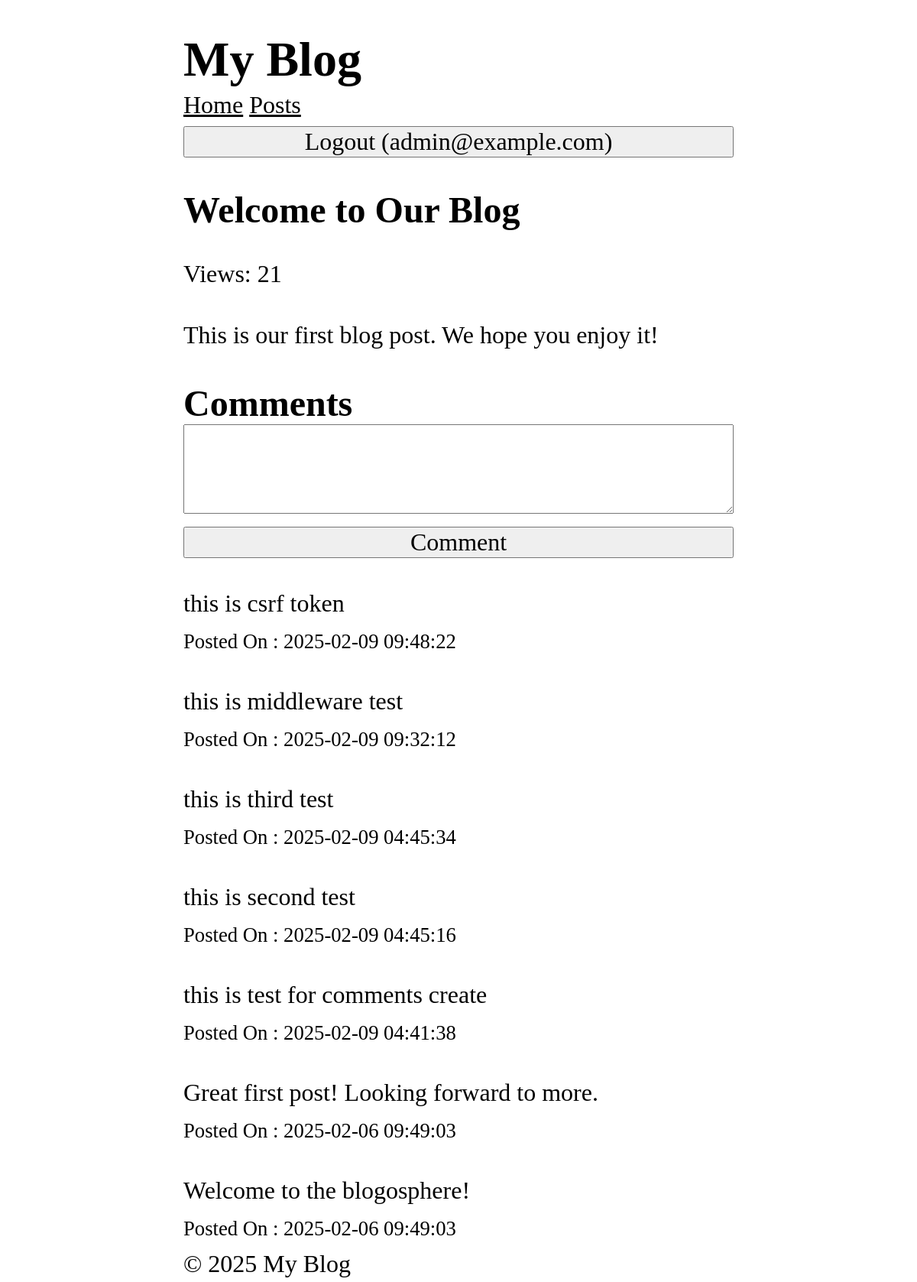
The app's page /posts/1 (signed in) with its own data.
### tables this page shows
CREATE TABLE users (
  id INTEGER PRIMARY KEY AUTOINCREMENT,
  name TEXT NOT NULL,
  email TEXT UNIQUE NOT NULL,
  password TEXT NOT NULL,
  role TEXT NOT NULL DEFAULT 'user',
  created_at DATETIME DEFAULT CURRENT_TIMESTAMP
);

CREATE TABLE posts (
  id INTEGER PRIMARY KEY AUTOINCREMENT,
  title TEXT NOT NULL,
  content TEXT NOT NULL,
  views INTEGER DEFAULT 0,
  user_id INTEGER NOT NULL,
  created_at DATETIME DEFAULT CURRENT_TIMESTAMP,
  FOREIGN KEY (user_id) REFERENCES users (id)
);

CREATE TABLE comments (
  id INTEGER PRIMARY KEY AUTOINCREMENT,
  content TEXT NOT NULL,
  user_id INTEGER NOT NULL,
  post_id INTEGER NOT NULL,
  created_at DATETIME DEFAULT CURRENT_TIMESTAMP,
  FOREIGN KEY (user_id) REFERENCES users (id),
  FOREIGN KEY (post_id) REFERENCES posts (id)
);

### core/View.php (called while the page is built, shortened)
<?php
class View
{
    protected static $globals = [];
    public static function share(string $key , mixed $value): void
    {
        static::$globals[$key] = $value;
    }
    public static function render(string $template , array $data = [], string $layout = null): string
    {
        $data = [...static::$globals , ...$data];
        $content = static::renderTemplate($template , $data);
        return static::renderLayout($layout , $data , $content);
    }
    protected static function renderTemplate(string $template , array $data): string
    {
        extract($data);
        $path = dirname(__DIR__) . "/app/Views/$template.php";
        require $path;
        return ob_get_clean();
    }
    protected static function renderLayout(?string $template , array $data , string $content): string
    {
        extract([...$data , 'content' => $content]);
        $path = dirname(__DIR__) . "/app/Views/$template.php";
        require $path;
        return ob_get_clean();
    }
}

### app/Controller/PostController.php (called while the page is built, shortened)
<?php
class PostController
{
    public function show($id)
    {
        $posts = Post::find($id);
        $comments = Comment::forPost($id);
        return View::render(template:'post/show' ,
        data: ['post' => $posts , 'comments' => $comments],
        layout:'layouts/main');
    }
}

### core/Router.php (called while the page is built, shortened)
<?php
class Router
{
    protected array $routes = [];
    protected array $globalMiddleware = [];
    protected array $routeMiddleware = [];
    public function add(string $method , string $uri , string $controller , array $middlewares = []): void
    {
        $this->routes[] = [
            'method' => $method,
            'uri' => $uri,
            'controller' => $controller ,
            'middlewares' => $middlewares
        ];
    }
    public function addGlobalMiddleware(string $middleware): void
    {
        $this->globalMiddleware[] = $middleware;
    }
    public function addRouteMiddleware(string $name , string $middleware): void
    {
        $this->routeMiddleware[$name] = $middleware;
    }
    public function dispatch(string $uri , string $method): string
    {
        $route = $this->findRoute($uri , $method);
        $middlewares = [
            ...$this->globalMiddleware,
            ...array_map(fn($name) => $this->routeMiddleware[$name] , $route['middlewares'])
        ];
        return $this->runMiddleware($middlewares ,
        function() use ($route) {
            [$controller , $action] = explode('@' , $route['controller']);
        return $this->callAction($controller , $action , $route['params']);
        });
    }
    protected function runMiddleware(array $middlewares ,callable $target): mixed
    {
        $next = $target;
        foreach(array_reverse($middlewares) as $middleware)
        {
            $next = fn()=>(new $middleware)->handle($next);
        }
        return $next();
    }
    protected function findRoute(string $uri , string $method): ?array
    {
        foreach($this->routes as $route)
        {
            $params = $this->matchRoute($route['uri'] , $uri);
            if($params !== null && $route['method'] === $method)
            {
                return [...$route ,'params' => $params];
            }
        }
        return null;
    }
    protected function matchRoute(string $routeUri , string $requestUri):?array
    {
        $routeSegaments = explode('/' , trim($routeUri , '/'));
        $requestSegaments = explode('/' , trim($requestUri , '/'));
        if(count($routeSegaments) !== count($requestSegaments)){
            return null;
        }
        $params = [];
        foreach($routeSegaments as $index => $routeSegament)
        {
            if(str_starts_with($routeSegament , '{') && str_ends_with($routeSegament , '}'))
            {
                $params[trim($routeSegament , '{}')] = $requestSegaments[$index];
            }elseif($routeSegament !== $requestSegaments[$index])
            {
                return null;
            }
        }
        return $params;
    }
    protected function callAction(string $controller ,string $action , array $params): string
    {
       return (new $controllerClass)->$action(...$params);
    }
}

### app/Middlewares/CSRF.php (called while the page is built, shortened)
<?php
class CSRF implements Middleware
{
    public function handle(callable $next)
    {
        return $next();
    }
}

### app/Middlewares/View.php (called while the page is built, shortened)
<?php
class View implements Middleware
{
    public function handle(callable $next)
    {
        CoreView::share('user', Auth::user());
        return $next();
    }
}

### core/Database.php (called while the page is built, shortened)
<?php
class Database {
  protected $pdo;
  public function __construct(array $config) {
    try {
      $dsn = $this->createDsn($config);
      $username = $config['username'] ?? null;
      $password = $config['password'] ?? null;
      $options = $config['options'] ?? null;
      $this->pdo = new PDO($dsn, $username, $password, $options);
      $this->pdo->setAttribute(PDO::ATTR_ERRMODE, PDO::ERRMODE_EXCEPTION);
    } catch (PDOException $e) {
      throw new Exception("Could not connect to the database");
    }
  }
  protected function createDsn(array $config): string {
    $driver = $config['driver'];
    $dbname = $config['dbname'];
    return match($driver) {
      'sqlite' => "sqlite:$dbname",
      default => throw new Exception("Unsupported database driver: $driver")
    };
  }
  public function query(string $sql, array $params = []): PDOStatement {
    $stmt = $this->pdo->prepare($sql);
    $stmt->execute($params);
    return $stmt;
  }
  public function fetchAll(string $sql, array $params = [] , ?string $className = null): array {
    $stmt = $this->query($sql, $params);
    return $className
    ? $stmt->fetchAll(PDO::FETCH_CLASS, $className)
     : $stmt->fetchAll(PDO::FETCH_ASSOC);
  }
  public function fetch(string $sql, array $params = [] , ?string $className = null): mixed {
    $stmt = $this->query($sql, $params);
    $stmt->setFetchMode($className ? PDO::FETCH_CLASS : PDO::FETCH_ASSOC , $className);
    return $stmt->fetch() ;
  }
}

### core/Model.php (called while the page is built, shortened)
<?php
abstract class Model {
    protected static string $table;
    public static function find(mixed $id): ?static  {
        $db = App::get('database');
         return  $db->fetch("SELECT * FROM " . static::$table . " WHERE id = ?", [$id], static::class);
    }
}

### core/App.php (called while the page is built, shortened)
<?php
class App
{
    protected static $container = [];
    public static function bind( string $key , mixed $value):void
    {
        static::$container[$key] = $value;
    }
    public static function get(string $key):mixed
    {
        return static::$container[$key];
    }
}

### app/Models/Comment.php (called while the page is built, shortened)
<?php
class Comment extends Model
{
    protected static string $table = 'comments';
    public static function forPost(int $postId): array
    {
        $db = App::get('database');
      return  $db->fetchAll(
        "SELECT * FROM " . static::$table . " WHERE post_id = ? ORDER BY created_at DESC", [$postId], static::class);
    }
}

### app/Services/Auth.php (called while the page is built, shortened)
<?php
class Auth
{
    protected static $user = null;
    public static function user():?User
    {
        if(static::$user === null)
        {
            $userId = $_SESSION['user_id'] ?? null;
            static::$user = $userId ? User::find($userId) : RememberMe::user();
        }
        return static::$user;
    }
}

### app/Views/post/show.php (the view, shortened to what this page needs)
<article>
    <h1><?=htmlspecialchars($post->title);?></h1>
    <p>Views: <?= $post->views; ?></p>
    <p><?= nl2br(htmlspecialchars($post->content)); ?></p>
</article>
<section>
    <h2 id="comments">Comments</h2>
    <?php if($user): ?>
        <form action="/posts/<?= $post->id ?>/comments" method="post">
        <textarea name="content" id="content" cols="5" rows="3"></textarea>
        <button type="submit">Comment</button>
        </form>
        <?php else: ?>
            <p><a href="/login">Login</a> to leave a comment</p>
        <?php endif; ?>
    <?php foreach($comments as $comment): ?>
        <article>
        <p><?= nl2br(htmlspecialchars($comment->content)); ?></p>
        <small>Posted On : <?= $comment->created_at; ?></small>
        </article>
    <?php endforeach; ?>
</section>

### app/Views/layouts/main.php (shortened to what this page needs)
<!DOCTYPE html>
<html lang="en">
<head>
   <link rel="stylesheet" href="/style.css"/>
</head>
<body>
    <header>
        <h1>My Blog</h1>
    </header>
    <nav>
        <a href="/">Home</a>
        <a href="/posts">Posts</a>
    <?php  if($user): ?>
        <form action="/logout" method="post">
            <button type="submit">Logout (<?= $user->email?>)</button>
        </form>
        <?php else: ?>
        <a href="/login">Login</a>
    <?php endif; ?>
    </nav>
    <main>
        <?=$content?>
    </main>
    <footer>
        &copy; <?=date('Y')?> My Blog
    </footer>
</body>
</html>

### public/style.css (style rules this page uses)
*, *::before, *::after { box-sizing: border-box; }
html { -moz-text-size-adjust: none; -webkit-text-size-adjust: none; text-size-adjust: none; }
body, h1, h2, h3, h4, p, figure, blockquote, dl, dd { margin-block-end: 0; }
body { min-height: 100vh; line-height: 1.5; max-width: 60%; margin-left: auto; margin-right: auto; font-size: 2em; font-family: 'Times New Roman', Times, serif; }
h1, h2, h3, h4, button, input, label { line-height: 1.1; }
h1, h2, h3, h4 { text-wrap: balance; }
a:not([class]) { text-decoration-skip-ink: auto; color: currentColor; }
input, button, textarea, select { font-family: inherit; font-size: inherit; width: 100%; }

### records on screen
users: email "admin@example.com"
posts: title "Welcome to Our Blog", views "21", content "This is our first blog post. We hope you enjoy it!"
comments: content "this is csrf token", created_at "2025-02-09 09:48:22"
comments: content "this is middleware test", created_at "2025-02-09 09:32:12"
comments: content "this is third test", created_at "2025-02-09 04:45:34"
comments: content "this is second test", created_at "2025-02-09 04:45:16"
comments: content "this is test for comments create", created_at "2025-02-09 04:41:38"
comments: content "Great first post! Looking forward to more.", created_at "2025-02-06 09:49:03"
comments: content "Welcome to the blogosphere!", created_at "2025-02-06 09:49:03"
